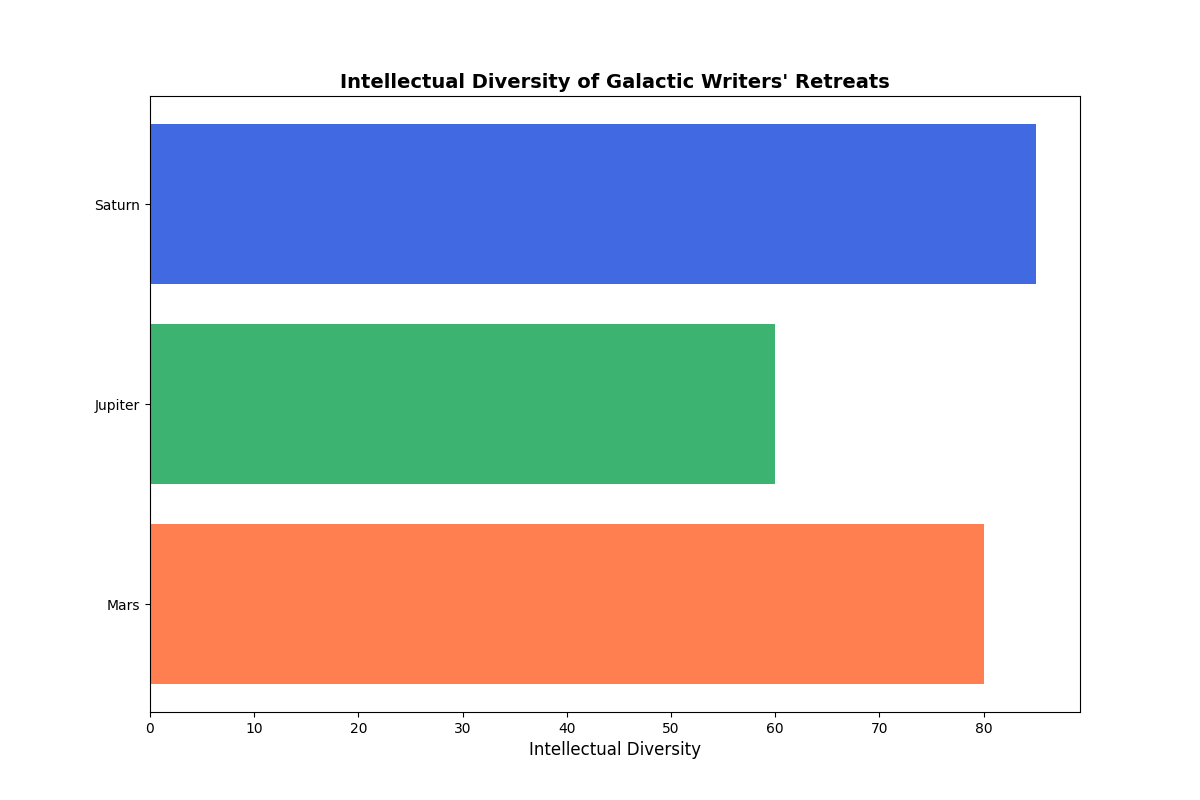

Write the Python code that produced this figure.
import matplotlib.pyplot as plt
import numpy as np

retreats = ['Mars', 'Jupiter', 'Saturn']
intellectual_diversity = np.array([80, 60, 85])

# Shuffle the colors assigned to each data group
colors = ['coral', 'mediumseagreen', 'royalblue']

fig, ax = plt.subplots(figsize=(12, 8))

ax.barh(retreats, intellectual_diversity, color=colors)

ax.set_title("Intellectual Diversity of Galactic Writers' Retreats", fontsize=14, fontweight='bold')
ax.set_xlabel('Intellectual Diversity', fontsize=12)

plt.show()
